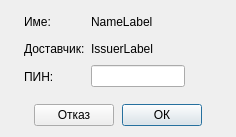
<?xml version="1.0" encoding="UTF-8"?>
<ui version="4.0">
 <class>PinPromptDialog</class>
 <widget class="QDialog" name="PinPromptDialog">
  <property name="geometry">
   <rect>
    <x>0</x>
    <y>0</y>
    <width>236</width>
    <height>137</height>
   </rect>
  </property>
  <property name="windowTitle">
   <string>PinPromptDialog</string>
  </property>
  <layout class="QVBoxLayout" name="verticalLayout_3">
   <item>
    <layout class="QHBoxLayout" name="horizontalLayout_3">
     <item>
      <spacer name="horizontalSpacer_5">
       <property name="orientation">
        <enum>Qt::Horizontal</enum>
       </property>
       <property name="sizeHint" stdset="0">
        <size>
         <width>40</width>
         <height>20</height>
        </size>
       </property>
      </spacer>
     </item>
     <item>
      <layout class="QVBoxLayout" name="verticalLayout">
       <item>
        <widget class="QLabel" name="label_2">
         <property name="minimumSize">
          <size>
           <width>0</width>
           <height>21</height>
          </size>
         </property>
         <property name="text">
          <string>Име:</string>
         </property>
        </widget>
       </item>
       <item>
        <widget class="QLabel" name="label_3">
         <property name="minimumSize">
          <size>
           <width>0</width>
           <height>21</height>
          </size>
         </property>
         <property name="text">
          <string>Доставчик:</string>
         </property>
        </widget>
       </item>
       <item>
        <widget class="QLabel" name="label">
         <property name="text">
          <string>ПИН:</string>
         </property>
        </widget>
       </item>
      </layout>
     </item>
     <item>
      <layout class="QVBoxLayout" name="verticalLayout_2">
       <item>
        <widget class="QLabel" name="nameLabel">
         <property name="minimumSize">
          <size>
           <width>0</width>
           <height>21</height>
          </size>
         </property>
         <property name="text">
          <string>NameLabel</string>
         </property>
        </widget>
       </item>
       <item>
        <widget class="QLabel" name="issuerLabel">
         <property name="minimumSize">
          <size>
           <width>0</width>
           <height>21</height>
          </size>
         </property>
         <property name="text">
          <string>IssuerLabel</string>
         </property>
        </widget>
       </item>
       <item>
        <layout class="QHBoxLayout" name="horizontalLayout">
         <item>
          <widget class="QLineEdit" name="lineEdit"/>
         </item>
         <item>
          <spacer name="horizontalSpacer">
           <property name="orientation">
            <enum>Qt::Horizontal</enum>
           </property>
           <property name="sizeHint" stdset="0">
            <size>
             <width>40</width>
             <height>20</height>
            </size>
           </property>
          </spacer>
         </item>
        </layout>
       </item>
      </layout>
     </item>
     <item>
      <spacer name="horizontalSpacer_6">
       <property name="orientation">
        <enum>Qt::Horizontal</enum>
       </property>
       <property name="sizeHint" stdset="0">
        <size>
         <width>40</width>
         <height>20</height>
        </size>
       </property>
      </spacer>
     </item>
    </layout>
   </item>
   <item>
    <spacer name="verticalSpacer">
     <property name="orientation">
      <enum>Qt::Vertical</enum>
     </property>
     <property name="sizeType">
      <enum>QSizePolicy::Expanding</enum>
     </property>
     <property name="sizeHint" stdset="0">
      <size>
       <width>20</width>
       <height>0</height>
      </size>
     </property>
    </spacer>
   </item>
   <item>
    <layout class="QHBoxLayout" name="horizontalLayout_2">
     <item>
      <spacer name="horizontalSpacer_3">
       <property name="orientation">
        <enum>Qt::Horizontal</enum>
       </property>
       <property name="sizeHint" stdset="0">
        <size>
         <width>40</width>
         <height>20</height>
        </size>
       </property>
      </spacer>
     </item>
     <item>
      <widget class="QPushButton" name="cancelButton">
       <property name="text">
        <string>Отказ</string>
       </property>
       <property name="autoDefault">
        <bool>false</bool>
       </property>
      </widget>
     </item>
     <item>
      <spacer name="horizontalSpacer_2">
       <property name="orientation">
        <enum>Qt::Horizontal</enum>
       </property>
       <property name="sizeType">
        <enum>QSizePolicy::Preferred</enum>
       </property>
       <property name="sizeHint" stdset="0">
        <size>
         <width>20</width>
         <height>20</height>
        </size>
       </property>
      </spacer>
     </item>
     <item>
      <widget class="QPushButton" name="okButton">
       <property name="text">
        <string>ОК</string>
       </property>
       <property name="default">
        <bool>true</bool>
       </property>
      </widget>
     </item>
     <item>
      <spacer name="horizontalSpacer_4">
       <property name="orientation">
        <enum>Qt::Horizontal</enum>
       </property>
       <property name="sizeHint" stdset="0">
        <size>
         <width>40</width>
         <height>20</height>
        </size>
       </property>
      </spacer>
     </item>
    </layout>
   </item>
  </layout>
 </widget>
 <layoutdefault spacing="6" margin="11"/>
 <resources/>
 <connections/>
</ui>
